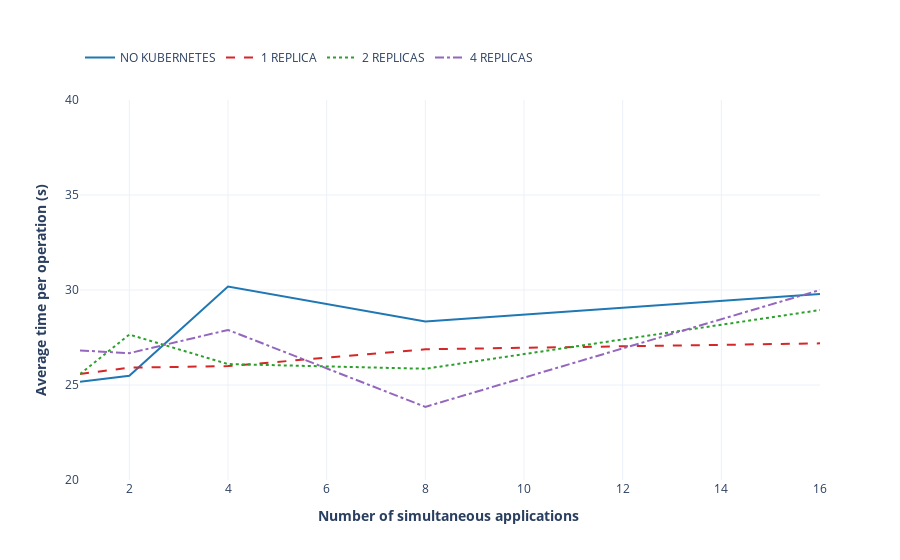

The cell this chart's notebook holds for it:
### Markdown cell above
### Adding anomalies from the different clients with different number of replicas. Average times.

### Code cell
no_kubernetes = [25.165, 25.487, 30.178, 28.344, 29.792]
replica1 = [25.579, 25.913, 25.994, 26.881, 27.191]
replica2 = [25.575, 27.656, 26.101, 25.854, 28.944]
replica4 = [26.820, 26.675, 27.899, 23.850, 30.001]

addCriticalInformation(no_kubernetes, replica1, replica2, replica4, "DifferentClients")

### Figure 1 — Plotly figure (JSON) as saved in the notebook; plotly's stock layout.template omitted (floating-point values rounded to 4 significant figures)
{"data": [{"line": {"color": "#1f77b4"}, "mode": "lines", "name": "NO KUBERNETES", "type": "scatter", "x": [1, 2, 4, 8, 16], "y": [25.16, 25.49, 30.18, 28.34, 29.79]}, {"line": {"color": "#d62728", "dash": "dash"}, "mode": "lines", "name": "1 REPLICA", "type": "scatter", "x": [1, 2, 4, 8, 16], "y": [25.58, 25.91, 25.99, 26.88, 27.19]}, {"line": {"color": "#2ca02c", "dash": "dot"}, "mode": "lines", "name": "2 REPLICAS", "type": "scatter", "x": [1, 2, 4, 8, 16], "y": [25.57, 27.66, 26.1, 25.85, 28.94]}, {"line": {"color": "#9467bd", "dash": "dashdot"}, "mode": "lines", "name": "4 REPLICAS", "type": "scatter", "x": [1, 2, 4, 8, 16], "y": [26.82, 26.68, 27.9, 23.85, 30.0]}], "layout": {"legend": {"orientation": "h", "y": 1.15}, "xaxis": {"dtick": 2, "range": [1, 16], "tick0": 0, "title": {"text": "<b>Number of simultaneous applications </b>"}}, "yaxis": {"dtick": 5, "range": [20, 40], "tick0": 20, "title": {"text": "<b>Average time per operation (s)</b>"}}}}
